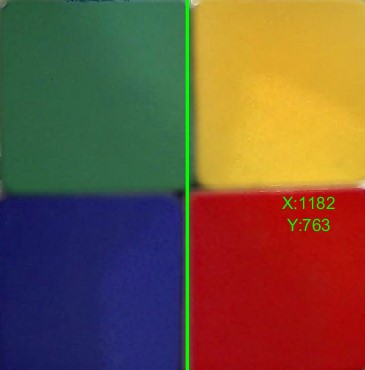
#> input picture Imagenes/brazocolores.jpg, 365 x 370 px, given in place of Tijeras flash.mp4, which was not available
$ python ImgClasifier_morph.py
#> lines starting #> are read from the running program, lines starting #| are printed output that depends on the picture; after the words box and inside, x2 and y2 are one past the last pixel; in counts of white or black regions, pixels touching at a corner belong together; pictures that were not available may be replaced by others from this repository, and a replacement may not be noted
import cv2 as cv
import numpy as np
import os


# [14 lines left out: function rz, not called in this run]


sift = cv.SIFT_create(nfeatures=3000) #función utilizada para crear un objeto sift.

##detect images
path = 'D:\\DocumentosD\\Python\\Vision-artificial\\Imagenes\\TrainF'
images = []
classNames = []

colors = [[],[],[],[]] #[gray, b, g, r]
not_colors = [[],[],[],[]]
color_name = ['Gray', 'Blue', 'Green', 'Red']
myList = os.listdir(path)

cap = cv.VideoCapture('D:\\DocumentosD\\Python\\Vision-artificial\\Video\\frame\\Tijeras flash.mp4')
ret, frame = cap.read()
#> frame is the input picture: shape (370, 365, 3); mean B, G, R 60.6, 84.6, 113.2
h, w = frame.shape[:2]
#> h = 370; w = 365

print('Total classes detected: ',len(myList)) #Imprime la cantidad de archivos que se encuentran en la ruta

for cl in myList:
    imgCur = cv.resize(cv.imread(f'{path}\\{cl}'), (w, h), interpolation=cv.INTER_AREA)
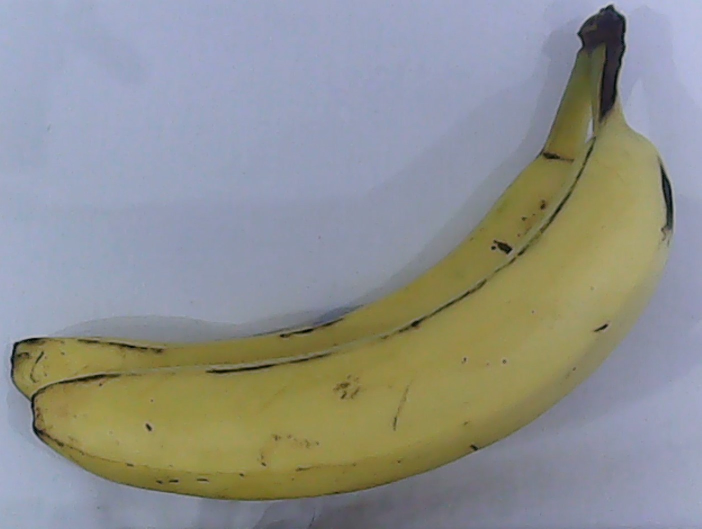
#> input picture Imagenes/TrainF/banana_1.jpg, 1403 x 1057 px, found by its file name (shown at 1/2 size)
    b, g, r = cv.split(imgCur)
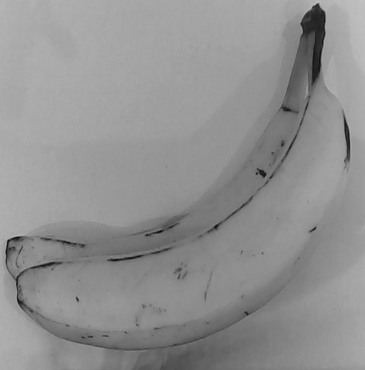
#> g: shape (370, 365); min 9, max 194, mean 145.2
    gy = cv.cvtColor(imgCur, cv.COLOR_BGR2GRAY)
    images.append(imgCur)
    colors[0].append(gy)
    colors[1].append(b)
    colors[2].append(g)
    colors[3].append(r)
    not_colors[0].append(cv.bitwise_not(gy))
    not_colors[1].append(cv.bitwise_not(b))
    not_colors[2].append(cv.bitwise_not(g))
    not_colors[3].append(cv.bitwise_not(r))
    classNames.append(os.path.splitext(cl)[0])
#> pass 2 of the loop `for cl in myList:`:
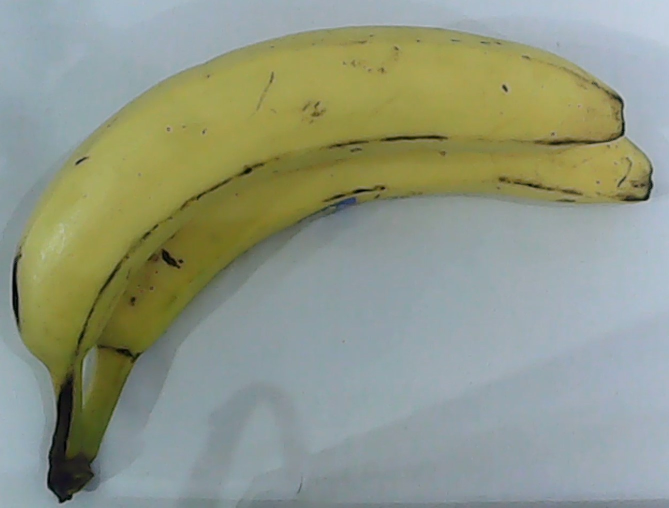
#> input picture Imagenes/TrainF/banana_2.jpg, 1338 x 1016 px, found by its file name (shown at 1/2 size)
#> `imgCur = cv.resize(cv.imread(f'{path}\\{cl}'), (w, h), interpolation=c..`:
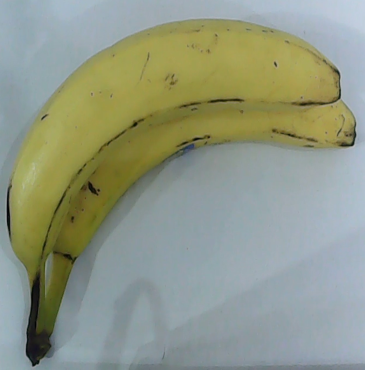
#> imgCur: shape (370, 365, 3); mean B, G, R 132.8, 152, 144.5
#> `b, g, r = cv.split(imgCur)`:
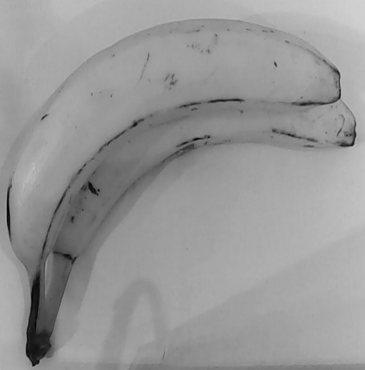
#> g: shape (370, 365); min 2, max 209, mean 152
#> pass 3 of the loop `for cl in myList:`:
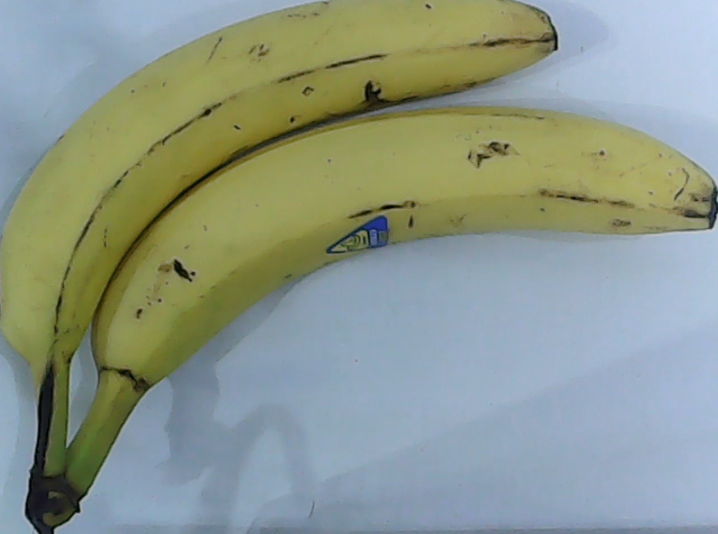
#> input picture Imagenes/TrainF/banana_3.jpg, 1436 x 1067 px, found by its file name (shown at 1/2 size)
#> `b, g, r = cv.split(imgCur)`:
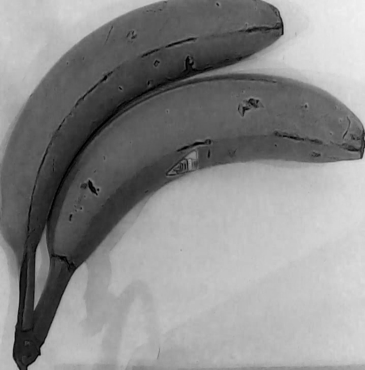
#> b: shape (370, 365); min 0, max 242, mean 139.3
#> `b, g, r = cv.split(imgCur)`:
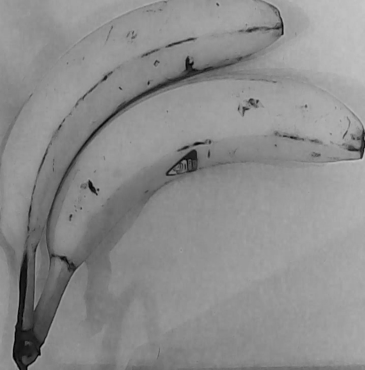
#> r: shape (370, 365); min 2, max 199, mean 140.5
print(classNames)


def findDes(images): #Funcion para obtener los keypoint y descriptores de las imagenes de referencia
    desList=[] #Lista para guardar los descriptores de las referencias
    for img in images: #para cada imagen se obtiene el descriptor
        kp, des = sift.detectAndCompute(img, None) #funcion para obtener los keypoints y descriptores
        desList.append(des) #Se anexan los descriptores a la lista
    return desList

# [24 lines left out: function findId, not called in this run]


def bin(img, u):
    bw = [[],[],[],[]]
    for i in range(len(img[0])):
        for j in range(len(img)):
            threshold, thresh = cv.threshold(img[j][i], u, 255,cv.THRESH_BINARY)
            bw[j].append(thresh)
    return bw

def blur_img(img, u):
    br = []
    for i in range(len(img)):
        #b = cv.GaussianBlur(img[i], (u,u), cv.BORDER_DEFAULT)
        b = cv.medianBlur(img[i], u)
        br.append(b)
    return br

def join(img):
    br = []
    for i in range(len(img[0])):
        aux = []
        for j in range(2):
            if j <= 1:
                aux.append(cv.bitwise_or(img[j][i], img[j+1][i]) )
            else:
                aux.append(cv.bitwise_or(img[j][i], img[j+1][i]) )
        a = cv.bitwise_or(aux[0], aux[1])
        br.append(a)

    return br

def morph(img, opcion, size_kernel):
    mp = [[],[],[],[]]
    kernel = np.ones((size_kernel, size_kernel), np.uint8)
    for i in range(len(img[0])):

        for j in range(len(img)):
            if opcion == 0:
                a = cv.morphologyEx(img[j][i], cv.MORPH_OPEN, kernel)
            elif opcion == 1:
                a = cv.morphologyEx(img[j][i], cv.MORPH_CLOSE, kernel)
            elif opcion == 2:
                a = cv.erode(img[j][i], kernel, iterations=1)
            elif opcion == 3:
                a = cv.dilate(img[j][i], kernel, iterations=1)
            else:
                a = 0
            mp[j].append(a)

    return mp

def morph_op(images, w, h):
    bw = bin(not_colors, u = 153)
    mp = morph(bw, opcion=1, size_kernel=20)

    jn = join(mp)
    blur = blur_img(jn, 11)
    #show_sing(blur, classNames, '')

    new = []
    for i in range(len(images)):
        aux = cv.resize(cv.merge([blur[i],blur[i],blur[i]]), (w, h), interpolation=cv.INTER_AREA)
        new.append(cv.bitwise_and(images[i],aux))

    return new

def get_channels(imgCur):
    not_c = []
    b, g, r = cv.split(imgCur)
    gy = cv.cvtColor(imgCur, cv.COLOR_BGR2GRAY)
    images.append(imgCur)
    not_c.append(cv.bitwise_not(gy))
    not_c.append(cv.bitwise_not(b))
    not_c.append(cv.bitwise_not(g))
    not_c.append(cv.bitwise_not(r))
    return not_c

# [4 lines left out: function show_sing, not called in this run]

def morph_live(images, w, h):
    not_c = get_channels(images)
    bw = bin(not_c, u = 153)
    mp = morph(bw, opcion=1, size_kernel=20)

    jn = join(mp)
    blur = blur_img(jn, 11)
    #show_sing(blur, classNames, '')

    aux = cv.resize(cv.merge([blur[0],blur[0],blur[0]]), (w, h), interpolation=cv.INTER_AREA)
    new = cv.bitwise_and(images,aux)

    return blur[0]

desList = morph_op(images,w, h)
#> the loop in morph_op, `for i in range(len(images)):` made 3 passes
#> pass 1, in morph_op, `aux = cv.resize(cv.merge([blur[i],blur[i],blur[i]]), (w, h), interpola..`:
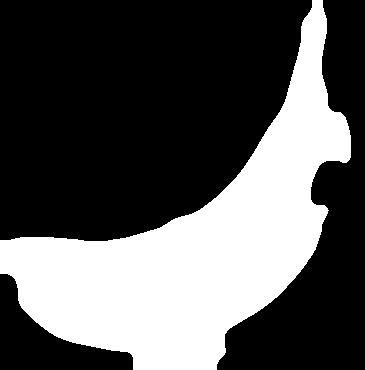
#> aux: shape (370, 365, 3); 34% white; 1 white region, box (x1, y1, x2, y2) and area: (0, 0, 351, 370) 45959
#> pass 3, in morph_op, `aux = cv.resize(cv.merge([blur[i],blur[i],blur[i]]), (w, h), interpola..`:
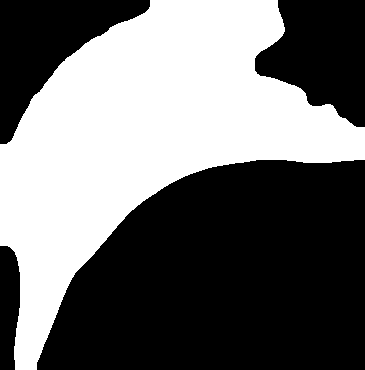
#> aux: shape (370, 365, 3); 43% white; 1 white region, box (x1, y1, x2, y2) and area: (0, 0, 365, 370) 58076
#> after the loop in morph_op, `for i in range(len(images)):`: new = 3 items
#> desList = 3 items
desList = findDes(images)
#> the loop in findDes, `for img in images:` made 3 passes
print(len(desList))
#| 3


while True:
    ret, frame = cap.read()
    frame = morph_live(frame, w, h)
#> in get_channels, `b, g, r = cv.split(imgCur)`:
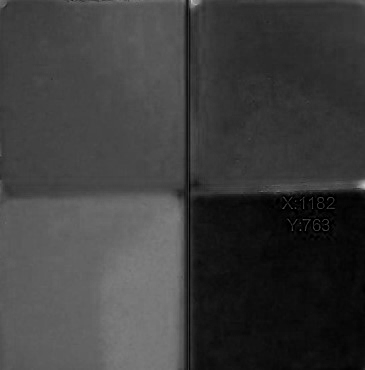
#> b: shape (370, 365); min 0, max 198, mean 60.6
#> in get_channels, `b, g, r = cv.split(imgCur)`:
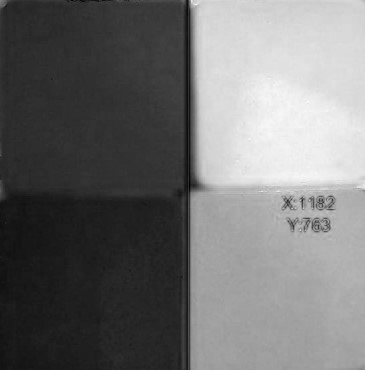
#> r: shape (370, 365); min 0, max 249, mean 113.2
#> in get_channels, `gy = cv.cvtColor(imgCur, cv.COLOR_BGR2GRAY)`:
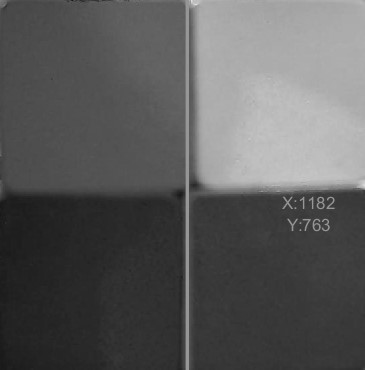
#> gy: shape (370, 365); min 23, max 226, mean 90.4
#> in morph_live, `not_c = get_channels(images)`: not_c = 4 items
#> in morph_live, `blur = blur_img(jn, 11)`: blur = 370 items
#> in morph_live, `aux = cv.resize(cv.merge([blur[0],blur[0],blur[0]]), (w, h), interpola..`: aux: shape (370, 365, 3); every value is 255
#> frame = 365 values from 255 to 255
#> (the run stopped early here; a loop or call above may not have finished)
